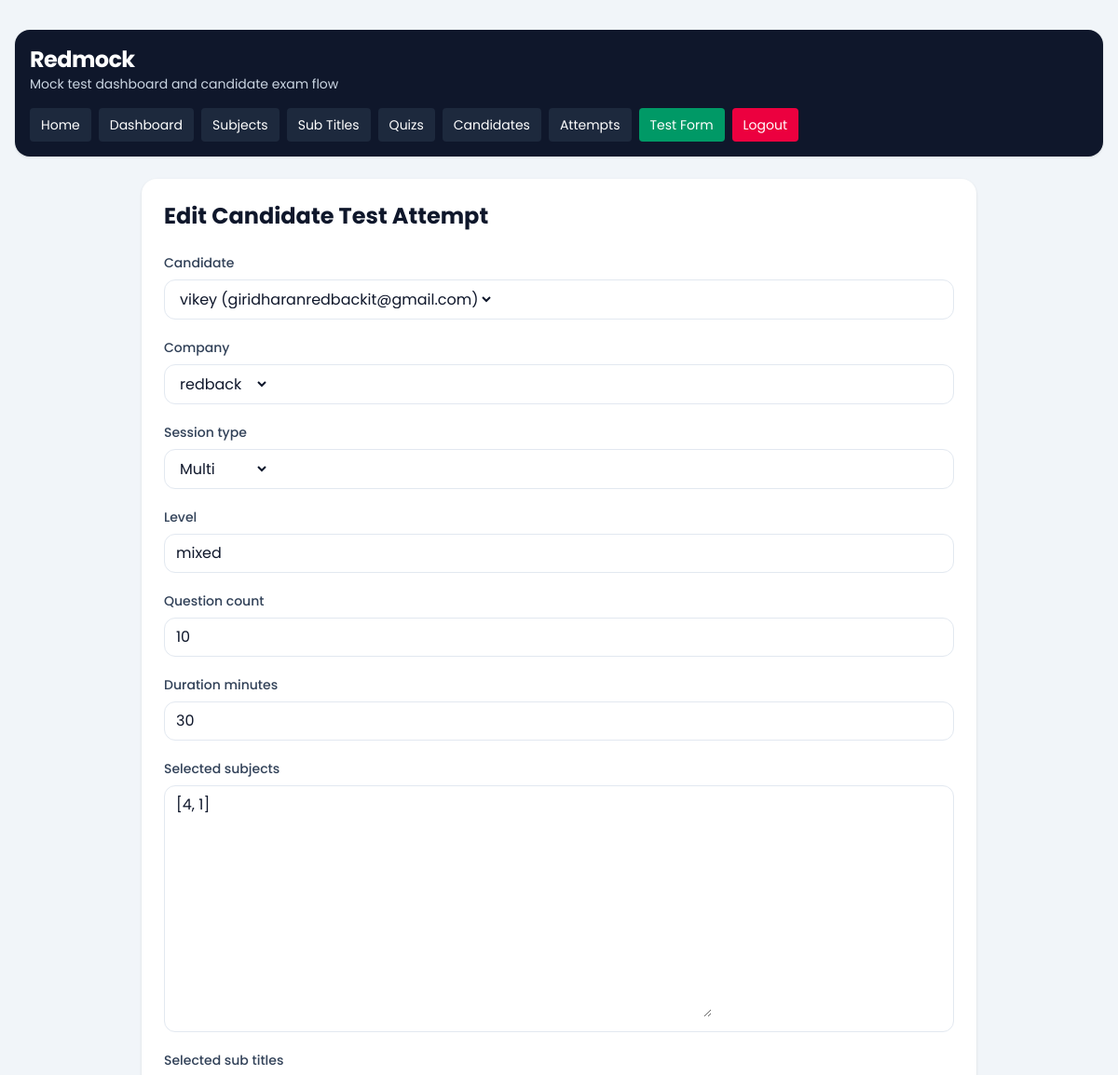
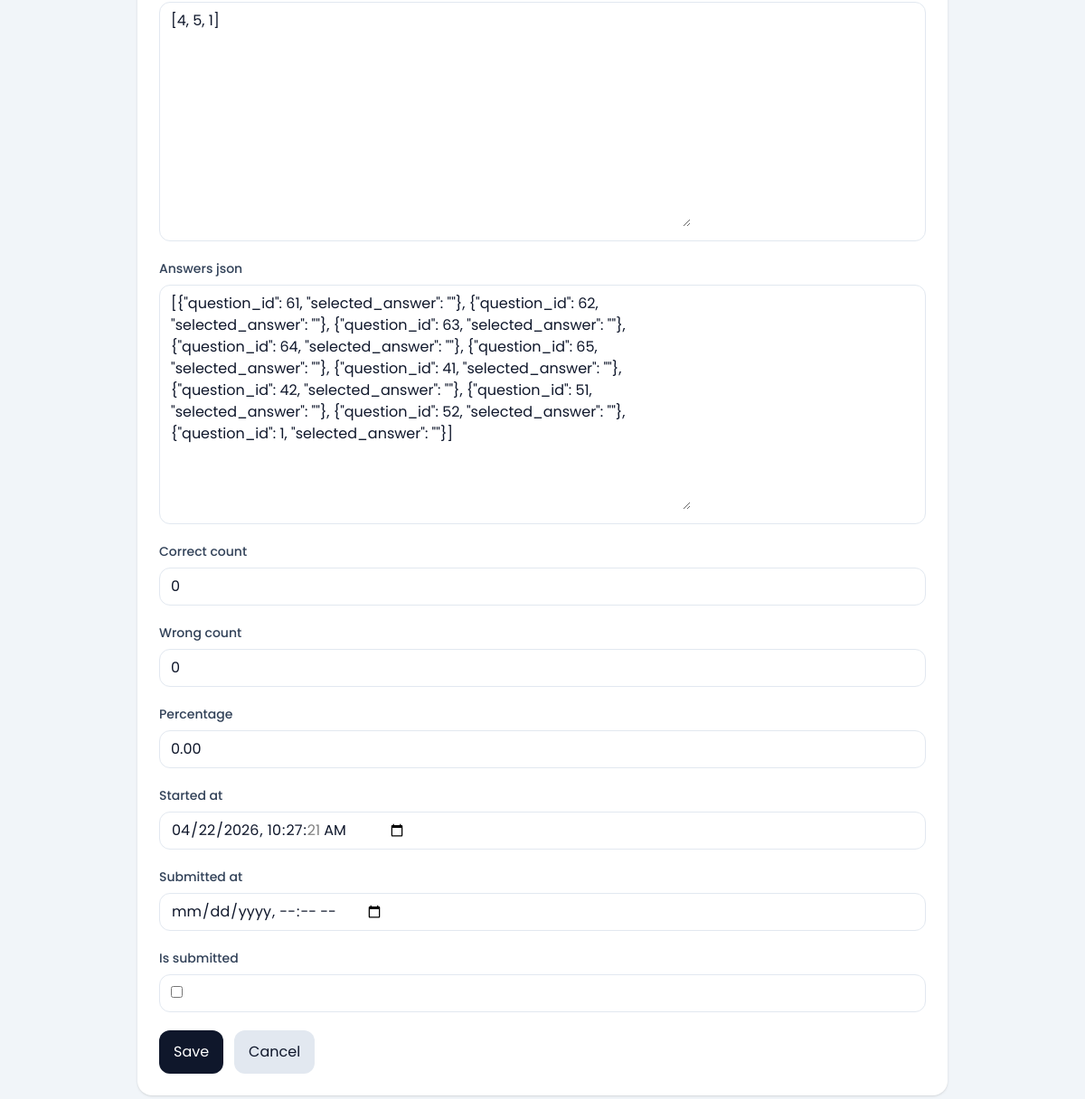
The page /dashboard/attempts/28/edit/ (signed in) on the database as committed earlier (2 pictures, top to bottom).
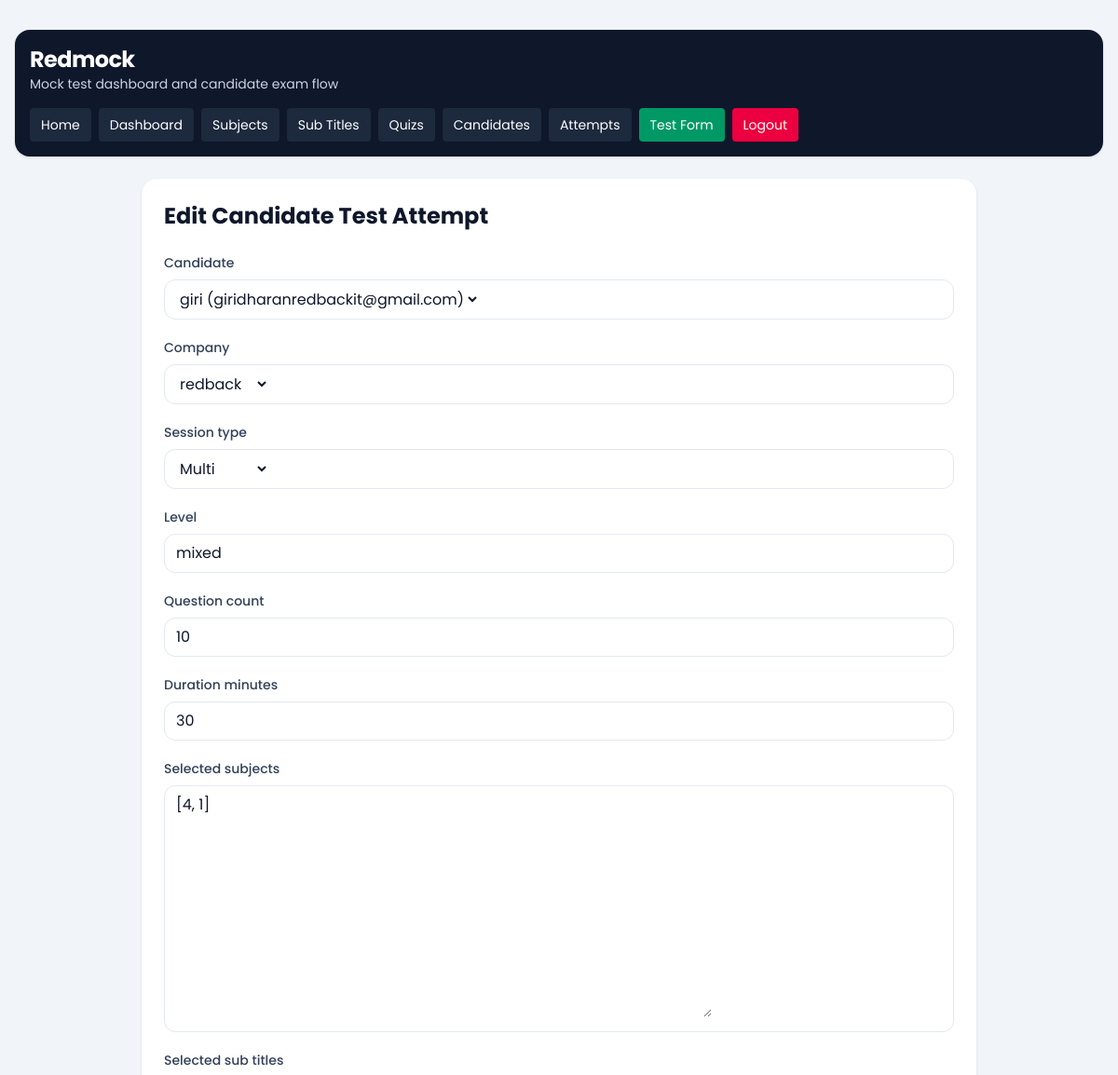
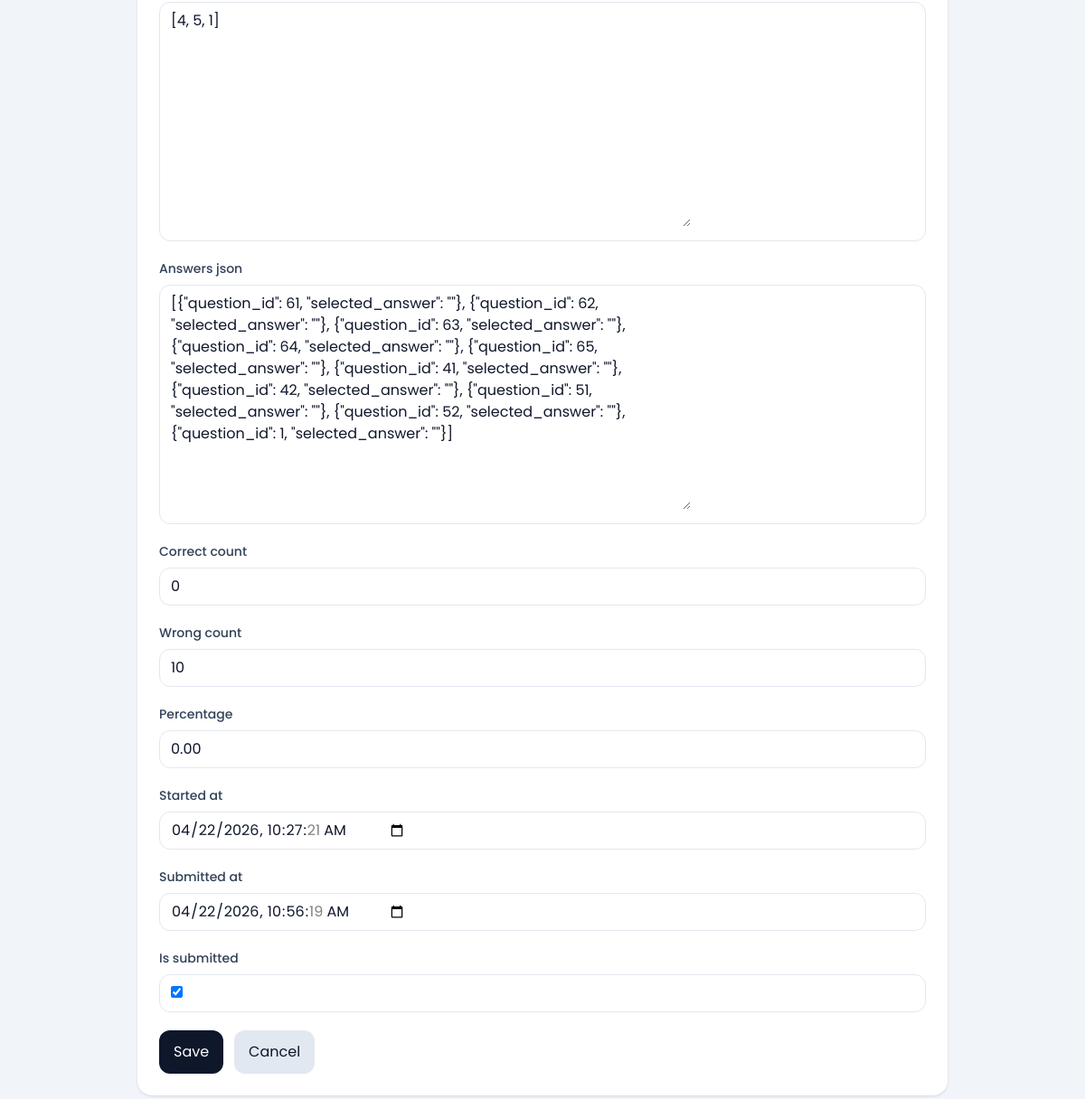
The same page on the database as committed later (2 pictures, top to bottom).
### quiz/models.py (models this page shows, shortened)
class CandidateTestAttempt(models.Model):
    SESSION_SINGLE = 'single'
    SESSION_MULTI = 'multi'
    SESSION_CHOICES = [
        (SESSION_SINGLE, 'Single'),
        (SESSION_MULTI, 'Multi'),
    ]
    candidate = models.ForeignKey(Candidate, on_delete=models.CASCADE, related_name='attempts')
    company = models.ForeignKey(Company, on_delete=models.CASCADE, related_name='attempts')
    session_type = models.CharField(max_length=10, choices=SESSION_CHOICES)
    level = models.CharField(max_length=20)
    question_count = models.PositiveIntegerField()
    duration_minutes = models.PositiveIntegerField()
    selected_subjects = models.JSONField(default=list, blank=True)
    selected_sub_titles = models.JSONField(default=list, blank=True)
    answers_json = models.JSONField(default=list, blank=True)
    correct_count = models.PositiveIntegerField(default=0)
    wrong_count = models.PositiveIntegerField(default=0)
    percentage = models.DecimalField(max_digits=5, decimal_places=2, default=0)
    started_at = models.DateTimeField(blank=True, null=True)
    submitted_at = models.DateTimeField(blank=True, null=True)
    is_submitted = models.BooleanField(default=False)
    created_at = models.DateTimeField(auto_now_add=True)
    class Meta:
        ordering = ['-created_at']

### dashboard/views.py (the view)
# urls.py: path('attempts/<int:pk>/edit/', views.attempt_update, name='attempt_update'),
@company_login_required
def attempt_update(request, pk):
    attempt = get_object_or_404(CandidateTestAttempt, pk=pk, company=request.company)
    form = CandidateTestAttemptForm(request.POST or None, instance=attempt, company=request.company)
    if request.method == 'POST' and form.is_valid():
        form.save()
        messages.success(request, 'Candidate test attempt updated successfully.')
        return redirect('dashboard:attempt_list')
    return render_crud_form(
        request,
        form=form,
        title='Edit Candidate Test Attempt',
        cancel_url='dashboard:attempt_list',
    )

### dashboard/forms.py
class CandidateTestAttemptForm(forms.ModelForm):
    def __init__(self, *args, company=None, **kwargs):
        super().__init__(*args, **kwargs)
        if company is not None:
            self.fields['company'].queryset = self.fields['company'].queryset.filter(id=company.id)
            self.fields['company'].initial = company
    class Meta:
        model = CandidateTestAttempt
        fields = [
            'candidate',
            'company',
            'session_type',
            'level',
            'question_count',
            'duration_minutes',
            'selected_subjects',
            'selected_sub_titles',
            'answers_json',
            'correct_count',
            'wrong_count',
            'percentage',
            'started_at',
            'submitted_at',
            'is_submitted',
        ]
        widgets = {
            'started_at': forms.DateTimeInput(attrs={'type': 'datetime-local'}),
            'submitted_at': forms.DateTimeInput(attrs={'type': 'datetime-local'}),
        }

### dashboard/models.py (called while the page is built)
    def __str__(self):
        return self.name

### quiz/models.py (called while the page is built)
    def __str__(self):
        return f'{self.name} ({self.email})'

### templates/dashboard/crud_form.html (shortened to what this page needs)
{% extends "base.html" %}
{% block content %}
{% include 'dashboard/header.html' %}
<section class="mx-auto max-w-4xl rounded-2xl bg-white p-6 shadow-sm">
    <div class="mb-6">
        <h1 class="text-2xl font-bold">{{ title }}</h1>
    </div>
    <form method="post" enctype="multipart/form-data" class="space-y-5">
        {% for field in form %}
            <div>
                <label for="{{ field.id_for_label }}" class="mb-2 block text-sm font-medium text-slate-700">
                    {{ field.label }}
                </label>
                <div class="rounded-xl border border-slate-200 bg-white px-3 py-2">
                    {{ field }}
                </div>
            </div>
        {% endfor %}
        <div class="flex gap-3">
            <button type="submit" class="rounded-xl bg-slate-900 px-4 py-3 text-white">Save</button>
            <a href="{% url cancel_url %}" class="rounded-xl bg-slate-200 px-4 py-3 text-slate-900">Cancel</a>
        </div>
    </form>
</section>
{% endblock %}

Rows that differ between the two databases and show on the page:
changed CandidateTestAttempt "redback": candidate "vikey (giridharanredbackit@gmail.com)" → "giri (giridharanredbackit@gmail.com)"; wrong_count "0" → "10"; submitted_at (not shown) → "04/22/2026 10:56:19"; is_submitted "☐" → "☑"
